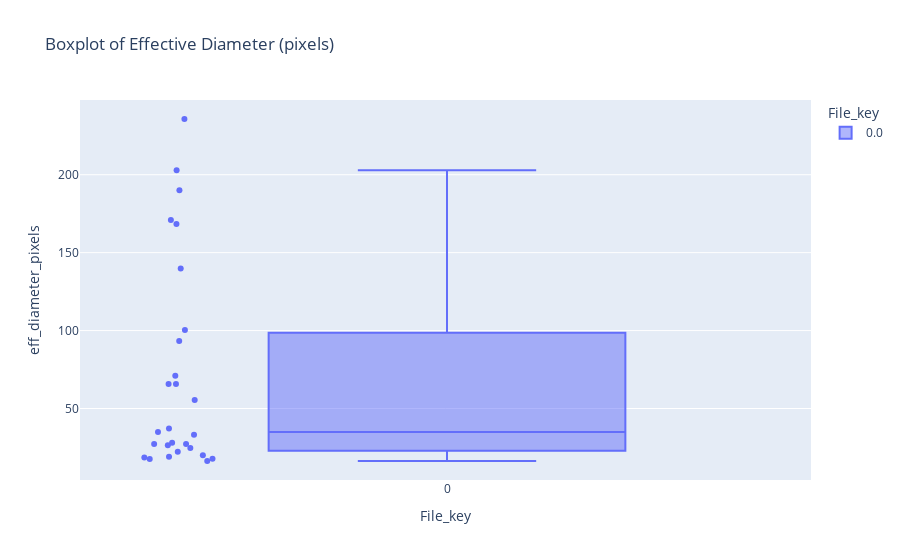

This figure's notebook cell:
### Markdown cell above
https://en.wikipedia.org/wiki/Box_plot#Variations

### Code cell
fig3 = px.box(dia_data, 
              y="eff_diameter_pixels", x="File_key",
              # emphasize median differences
              notched=False,
              # style
              color ="File_key",hover_name="Particle_number",
              points="all",
              title="Boxplot of Effective Diameter (pixels)", 
              )
fig3.show()

### Figure 1 — Plotly figure (JSON) as saved in the notebook; plotly's stock layout.template omitted (floating-point values rounded to 4 significant figures)
{"data": [{"alignmentgroup": "True", "boxpoints": "all", "hovertemplate": "<b>%{hovertext}</b><br><br>File_key=%{x}<br>eff_diameter_pixels=%{y}<extra></extra>", "hovertext": [1, 2, 3, 4, 5, 6, 7, 8, 9, 10, 11, 12, 13, 14, 15, 16, 17, 18, 19, 20, 21, 22, 23, 24, 25, 26, 27], "legendgroup": "0.0", "marker": {"color": "#636efa"}, "name": "0.0", "notched": false, "offsetgroup": "0.0", "orientation": "v", "showlegend": true, "type": "box", "x": [0, 0, 0, 0, 0, 0, 0, 0, 0, 0, 0, 0, 0, 0, 0, 0, 0, 0, 0, 0, 0, 0, 0, 0, 0, 0, 0], "x0": " ", "xaxis": "x", "y": [16.31, 17.59, 17.77, 18.58, 18.98, 19.93, 22.28, 24.67, 26.37, 27.17, 27.22, 27.96, 33.17, 34.89, 37.15, 55.43, 65.71, 65.73, 70.94, 93.25, 100.3, 139.9, 168.4, 171.0, 190.0, 202.8, 235.8], "y0": " ", "yaxis": "y"}], "layout": {"boxmode": "overlay", "legend": {"title": {"text": "File_key"}, "tracegroupgap": 0}, "title": {"text": "Boxplot of Effective Diameter (pixels)"}, "xaxis": {"anchor": "y", "categoryarray": [0], "categoryorder": "array", "domain": [0, 1], "title": {"text": "File_key"}}, "yaxis": {"anchor": "x", "domain": [0, 1], "title": {"text": "eff_diameter_pixels"}}}}
